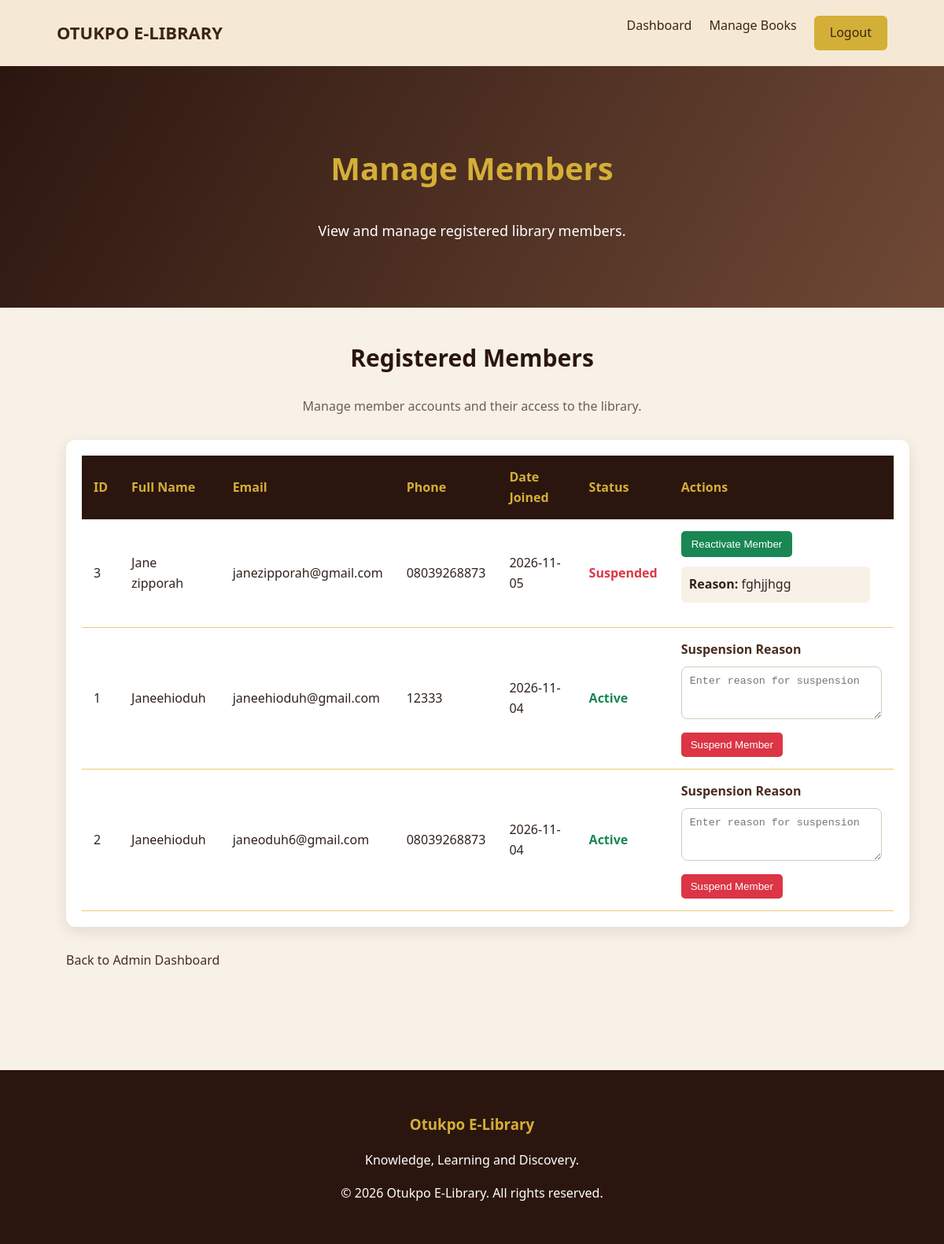
Before: /admin/members.php (signed in) with the older database file.
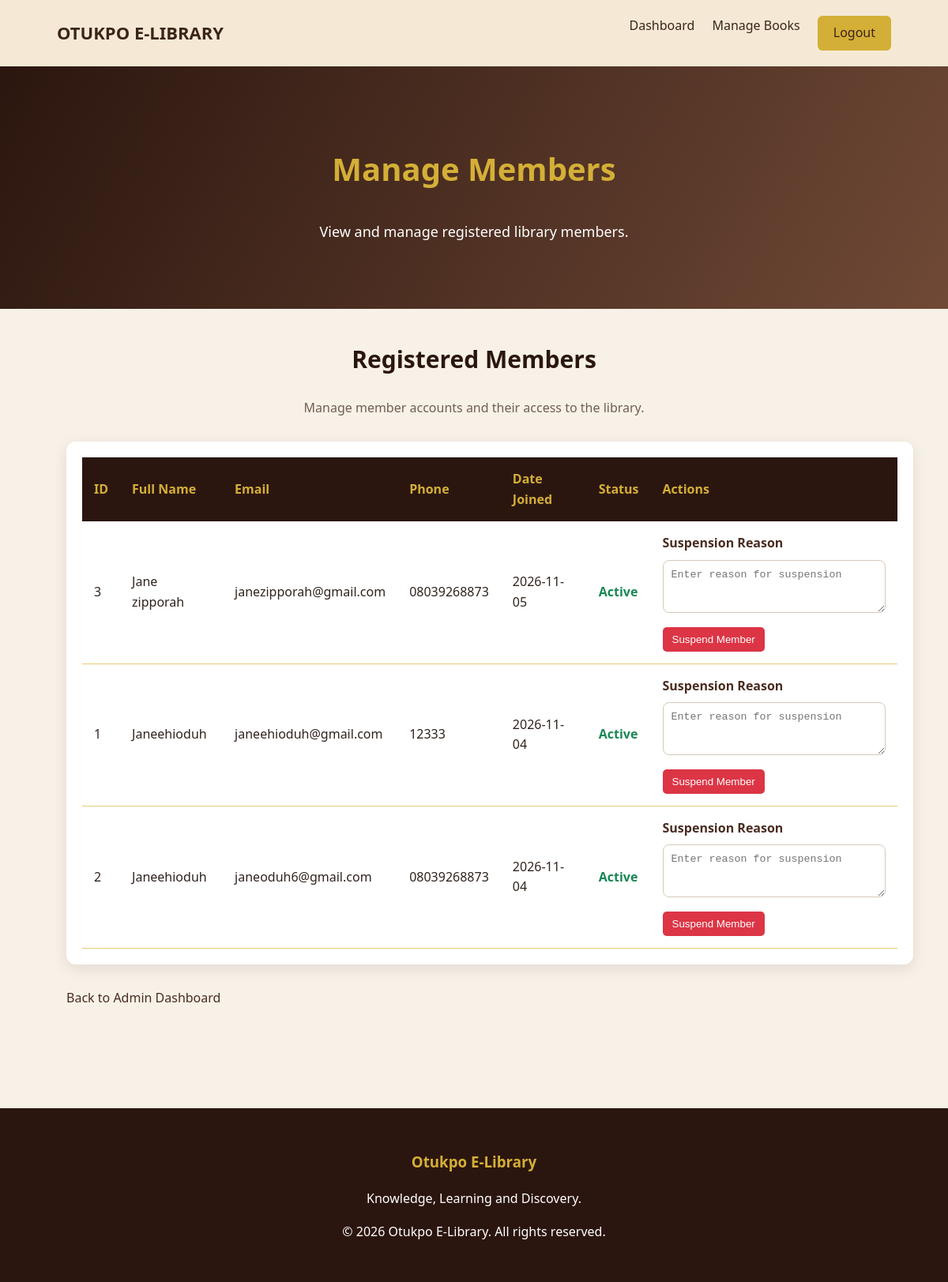
After: the same page with the newer database file.
### tables this page shows
CREATE TABLE `members` (
  `id` int(11) NOT NULL,
  `name` varchar(150) NOT NULL,
  `email` varchar(150) NOT NULL,
  `phone` varchar(20) NOT NULL,
  `password` varchar(255) NOT NULL,
  `date_joined` date DEFAULT curdate(),
  `status` enum('active','suspended') DEFAULT 'active',
  `suspension_reason` text DEFAULT NULL,
  `profile_image` varchar(255) DEFAULT NULL
);

### classes/member.php (called while the page is built, shortened)
<?php
class Member {
    private $conn;
    public function __construct($db) {
        $this->conn = $db;
    }
    public function getAllMembers() {
        $sql = "SELECT * FROM members ORDER BY date_joined DESC";
        $stmt = $this->conn->prepare($sql);
        $stmt->execute();
        return $stmt->fetchAll(PDO::FETCH_ASSOC);
    }
}
?>

### admin/members.php (the view, shortened to what the changed rows need)
<?php
require_once __DIR__ . "/../config/database.php";
require_once __DIR__ . "/../classes/Member.php";
$db = new Database();
$conn = $db->connect();
$member = new Member($conn);
$members = $member->getAllMembers();
?>
<!DOCTYPE html>
<html lang="en">
<head>
    <link rel="stylesheet" href="../assets/css/style.css">
</head>
<body>
    <section class="catalogue-hero">
        <h1>Manage Members</h1>
    </section>
    <section class="section">
        <h2>Registered Members</h2>
        <div class="admin-table-wrapper">
            <table class="admin-table">
                <thead>
                    <tr>
                        <th>ID</th>
                        <th>Full Name</th>
                        <th>Email</th>
                        <th>Phone</th>
                        <th>Date Joined</th>
                        <th>Status</th>
                        <th>Actions</th>
                    </tr>
                </thead>
                <tbody>
                    <?php if (!empty($members)): ?>
                        <?php foreach ($members as $row): ?>
                            <tr>
                                <td><?php echo (int) $row['id']; ?></td>
                                <td>
                                    <?php echo htmlspecialchars($row['name']); ?>
                                </td>
                                <td>
                                    <?php echo htmlspecialchars($row['email']); ?>
                                </td>
                                <td>
                                    <?php echo htmlspecialchars($row['phone']); ?>
                                </td>
                                <td>
                                    <?php echo htmlspecialchars($row['date_joined']); ?>
                                </td>
                                <td>
                                    <?php if ($row['status'] === 'active'): ?>
                                        <span class="member-active">Active</span>
                                    <?php else: ?>
                                        <span class="member-suspended">Suspended</span>
                                    <?php endif; ?>
                                </td>
                                <td>
                                    <?php if ($row['status'] === 'active'): ?>
                                        <form
                                            action="../processes/admin_member_process.php"
                                            method="POST"
                                            class="member-action-form"
                                        >
                                            <label>Suspension Reason</label>
                                            <textarea
                                                name="reason"
                                                rows="3"
                                                class="form-control"
                                                placeholder="Enter reason for suspension"
                                                required
                                            ></textarea>
                                            <button
                                                type="submit"
                                                class="delete-btn"
                                                onclick="return confirm('Are you sure you want to suspend this member?');"
                                            >
                                                Suspend Member
                                            </button>
                                        </form>
                                    <?php else: ?>
                                        <form
                                            action="../processes/admin_member_process.php"
                                            method="POST"
                                        >
                                            <button
                                                type="submit"
                                                class="reactivate-btn"
                                                onclick="return confirm('Reactivate this member?');"
                                            >
                                                Reactivate Member
                                            </button>
                                        </form>
                                        <p class="suspension-reason">
                                            <strong>Reason:</strong>
                                            <?php echo htmlspecialchars($row['suspension_reason'] ?? 'Not provided'); ?>
                                        </p>
                                    <?php endif; ?>
                                </td>
                            </tr>
                        <?php endforeach; ?>
                    <?php else: ?>
                        <tr>
                            <td colspan="7">No registered members found.</td>
                        </tr>
                    <?php endif; ?>
                </tbody>
            </table>
        </div>
    </section>
</body>
</html>

Changed rows visible on the page:
changed members "Jane zipporah": suspension_reason "fghjjhgg" → (not shown); status "Suspended Reactivate Member Reason:" → "Active Suspension Reason Suspend Member"
